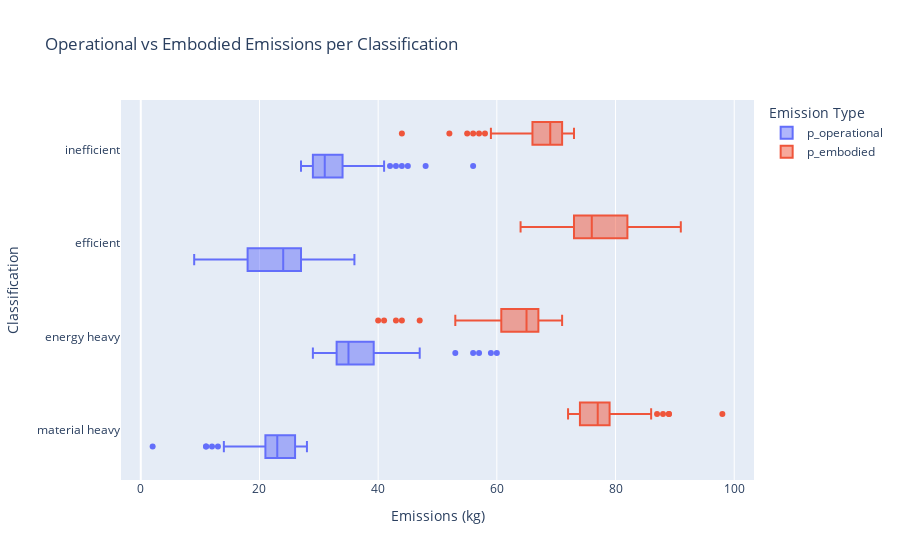

Here is the notebook cell this chart was saved with:
### Code cell
df_map['p_operational'] = round(df_map['emissions_operational_kg'] / (df_map['emissions_operational_kg'] + df_map['emissions_embodied_kg']) * 100)
df_map['p_embodied'] = round(df_map['emissions_embodied_kg'] / (df_map['emissions_operational_kg'] + df_map['emissions_embodied_kg']) * 100)

df_long = df_map.melt(id_vars=["municipality", "classification"], 
                  value_vars=["p_operational", "p_embodied"],
                  var_name="emission_type", 
                  value_name="emission_value")

# Define the color scheme for operational and embodied
color_dict = {
    'p_operational': '#636EFA',  # Blue for operational
    'p_embodied': '#EF553B'      # Red for embodied
}

# Create a boxplot with Plotly Express
fig = px.box(df_long, 
             y="classification", 
             x="emission_value", 
             color="emission_type", 
             title="Operational vs Embodied Emissions per Classification",
             color_discrete_map=color_dict,
             labels={"emission_value": "Emissions (kg)", "classification": "Classification", "emission_type": "Emission Type"})

# Show the plot
fig.show()

### Figure 1 — Plotly figure (JSON) as saved in the notebook; plotly's stock layout.template omitted (floating-point values rounded to 4 significant figures; data arrays with more than 128 entries replaced by an {"elided": "..."} marker saying what was removed)
{"data": [{"alignmentgroup": "True", "hovertemplate": "Emission Type=p_operational<br>Emissions (kg)=%{x}<br>Classification=%{y}<extra></extra>", "legendgroup": "p_operational", "marker": {"color": "#636EFA"}, "name": "p_operational", "notched": false, "offsetgroup": "p_operational", "orientation": "h", "showlegend": true, "type": "box", "x": {"elided": "345 int values"}, "x0": " ", "xaxis": "x", "y": {"elided": "345 str values"}, "y0": " ", "yaxis": "y"}, {"alignmentgroup": "True", "hovertemplate": "Emission Type=p_embodied<br>Emissions (kg)=%{x}<br>Classification=%{y}<extra></extra>", "legendgroup": "p_embodied", "marker": {"color": "#EF553B"}, "name": "p_embodied", "notched": false, "offsetgroup": "p_embodied", "orientation": "h", "showlegend": true, "type": "box", "x": {"elided": "345 int values"}, "x0": " ", "xaxis": "x", "y": {"elided": "345 str values"}, "y0": " ", "yaxis": "y"}], "layout": {"boxmode": "group", "legend": {"title": {"text": "Emission Type"}, "tracegroupgap": 0}, "title": {"text": "Operational vs Embodied Emissions per Classification"}, "xaxis": {"anchor": "y", "domain": [0, 1], "title": {"text": "Emissions (kg)"}}, "yaxis": {"anchor": "x", "domain": [0, 1], "title": {"text": "Classification"}}}}
